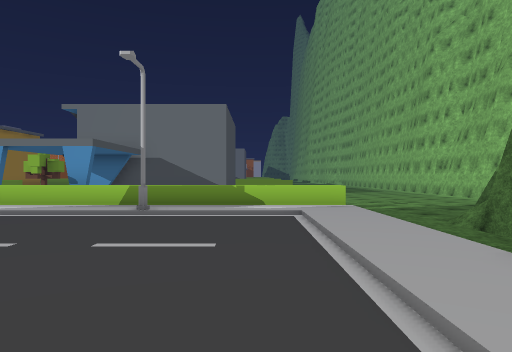
[1] (above)

23 first-person views from a walk through a scene from a Unity 3-D project. The camera is 1.5 m above the floor, looks level and sees 70° across. The floor is counted in squares, 2 m on a side. Each view is taken from the middle of a square. On the plan, view 1 faces up. The plan holds only what a view shows up to about 11 squares ahead; the rest is blank. The place goes on beyond the plan. The player is left out. Some surface patterns are stand-ins.

[2]
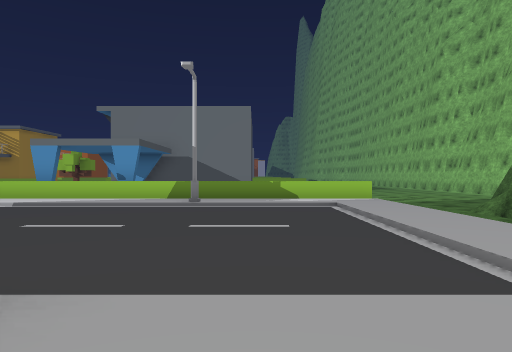

[3]
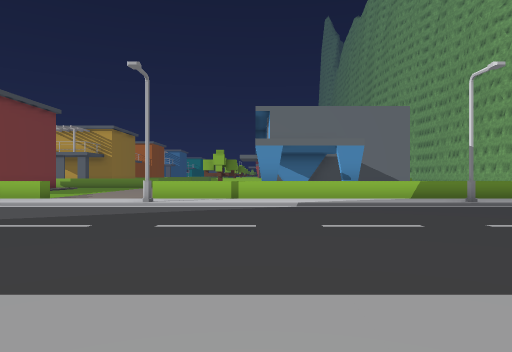

[4]
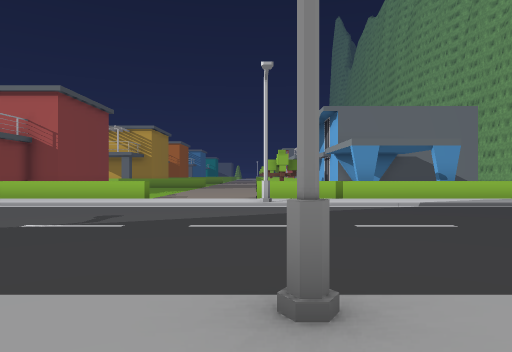

[5]
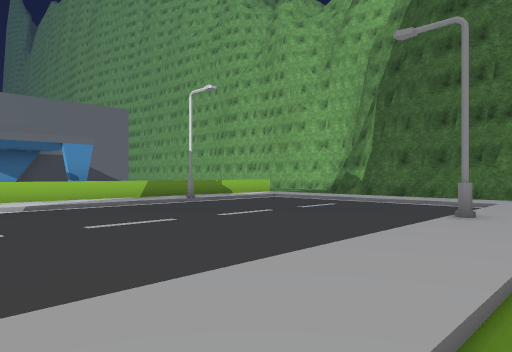

[6]
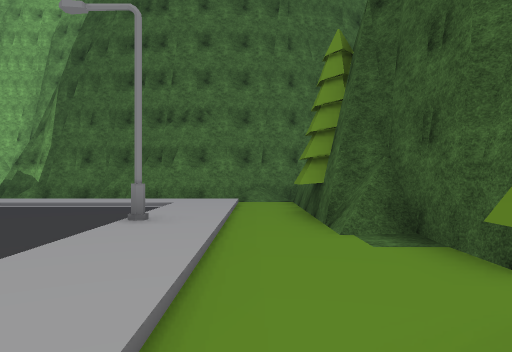

[7]
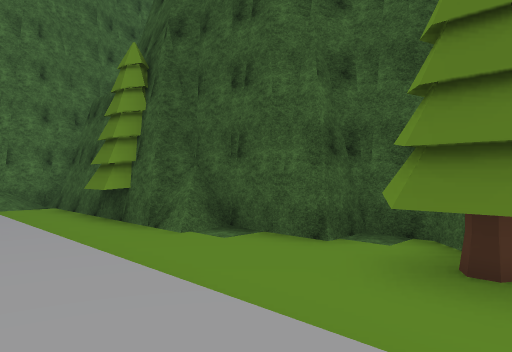

[8]
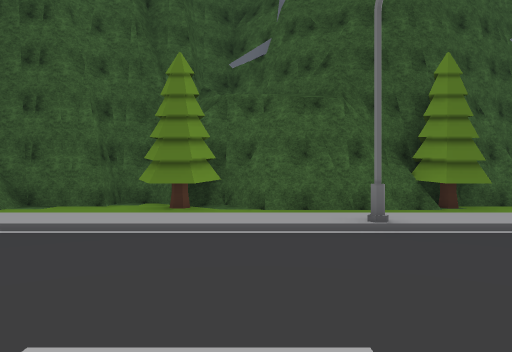

[9]
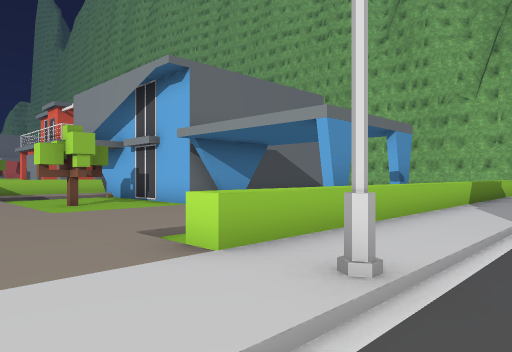

[10]
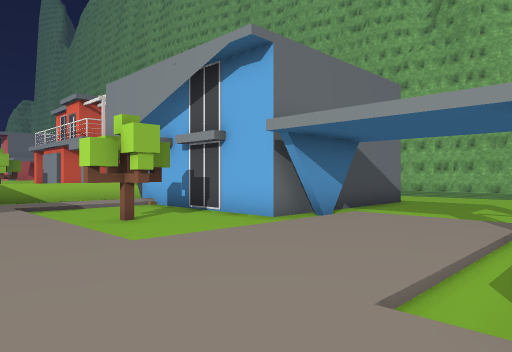

[11]
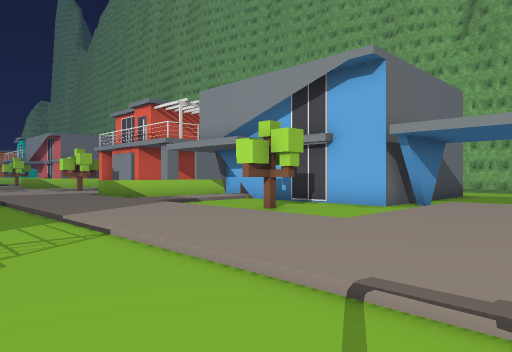

[12]
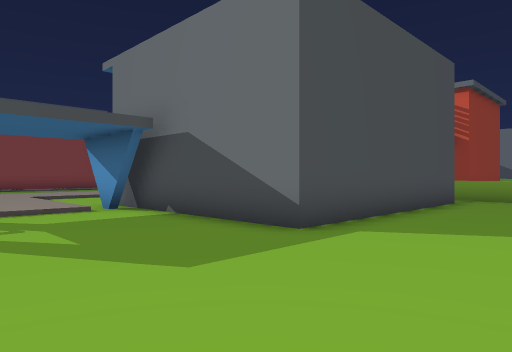

[13]
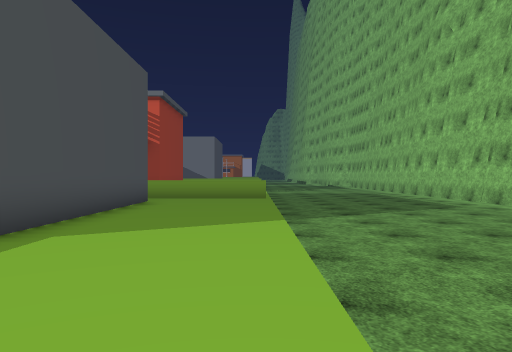

[14]
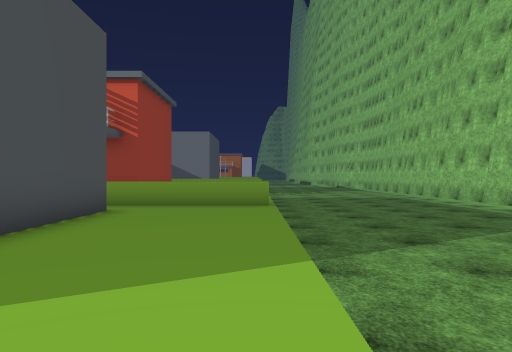

[15]
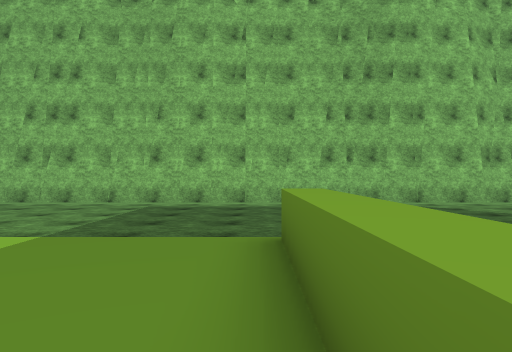

[16]
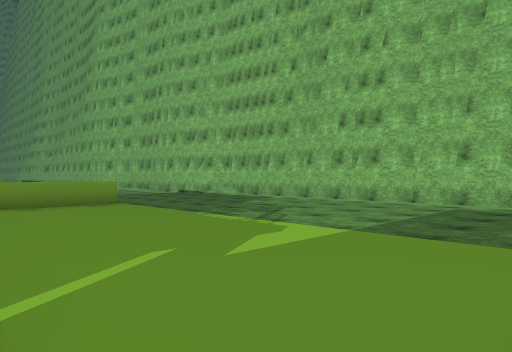

[17]
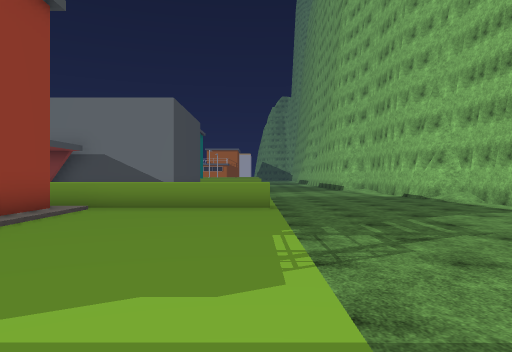

[18]
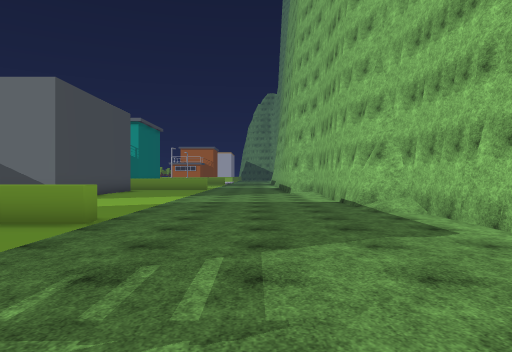

[19]
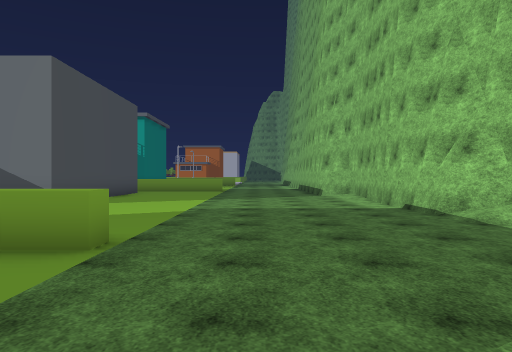

[20]
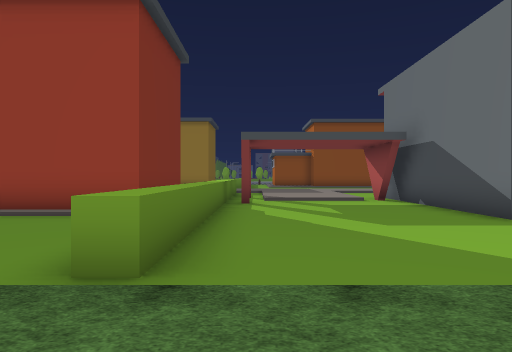

[21]
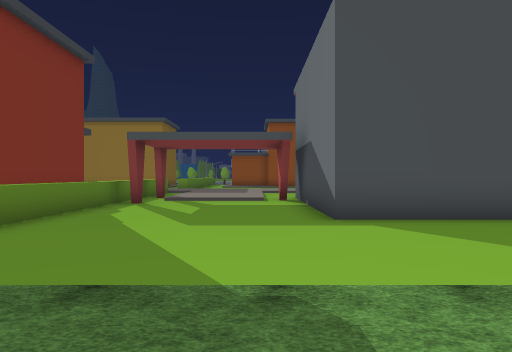

[22]
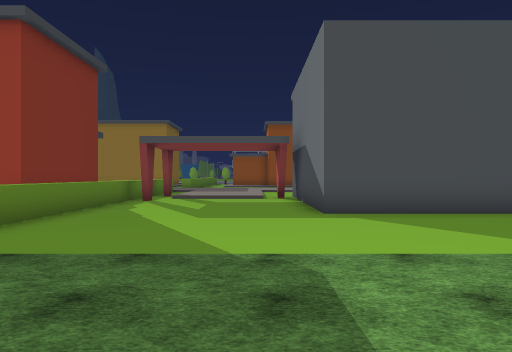

[23]
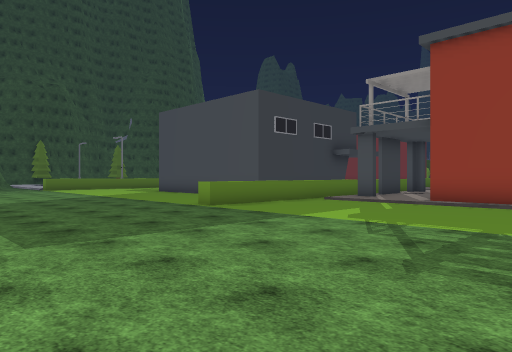

### Floor plan
Key: @ floor where view 1 was taken; # wall or solid block; . main floor; : floor 0.25 m higher than the main floor; / step, stairs or slope; = window, fence, low wall or low ledge; ^ raised ledge; S streetlight; T tree.
Columns run from 16 left of view 1 to 9 right of it. Each row starts with its distance up from view 1.
 41                #........#
 40           ######........#
 39           #.............#
 38           /.............#
 37           /.............##
 36           /............./#
 35           ...............#
 34           ^^^^^^^^^......#
 33           /////..........#
 32           ####/..........#
 31              #/..........#
 30              #/..........#
 29              #/..........#
 28              #/..........#
 27              :/..........#
 26              :/..........#
 25               /..........#
 24               ...........#
 23   /:          ^^^^^......#
 22   /::         #..........#
 21   /::::::     ##.........#
 20   /::////#     #.........#
 19  ./::/...#     #.........#
 18  ./::/...#     #.........#
 17  ./::/TT.#     #....... .#
 16  ./::/T..#    ##.......
 15  ./::/...######.......
 14 ../:://////..........
 13 ../:::::::/..........
 12  ./:::::::/.......
 11 . /:://////    .. .....
 10 ^^/::^^^^^^^^^^^^^^....
  9 :::::::::::::::::::...
  8 /////S///////S////:...
  7 ................./:..#
  6 ................./:./
  5  ................/:.#
  4  ................/:.
  3   .............../:#
  2    ............../:#
  1    //S///////S////:#
  0    :::::::::::::@::##
 -1      . ............/#
 -2  .TT###.TT...=#T###/#
 -3 ##TT#####TT####TT ###
 -4         ####

Where each view was taken, in squares from view 1:
view 1: 0 up, 0 right, facing up
view 2: 1 down, 1 left, facing up
view 3: 1 down, 8 left, facing up
view 4: 1 down, 11 left, facing up
view 5: 1 down, 9 left, facing up-right
view 6: 1 down, 8 left, facing right
view 7: 1 up, 8 left, facing down-right
view 8: 6 up, 9 left, facing down
view 9: 7 up, 13 left, facing up-right
view 10: 10 up, 13 left, facing up-right
view 11: 11 up, 16 left, facing up-right
view 12: 11 up, 2 right, facing up-left
view 13: 11 up, 2 right, facing up
view 14: 14 up, 2 right, facing up
view 15: 24 up, 2 left, facing right
view 16: 24 up, 2 left, facing up-right
view 17: 25 up, 2 right, facing up
view 18: 28 up, 5 right, facing up
view 19: 30 up, 4 right, facing up
view 20: 35 up, 5 right, facing left
view 21: 38 up, 5 right, facing left
view 22: 38 up, 6 right, facing left
view 23: 31 up, 8 right, facing down-left
